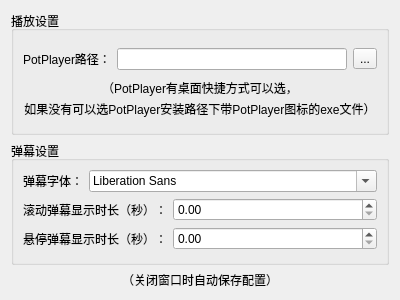
<?xml version="1.0" encoding="UTF-8"?>
<ui version="4.0">
 <class>SettingsDialog</class>
 <widget class="QDialog" name="SettingsDialog">
  <property name="geometry">
   <rect>
    <x>0</x>
    <y>0</y>
    <width>400</width>
    <height>300</height>
   </rect>
  </property>
  <property name="windowTitle">
   <string>设置</string>
  </property>
  <layout class="QVBoxLayout" name="verticalLayout">
   <item>
    <widget class="QGroupBox" name="groupBox">
     <property name="title">
      <string>播放设置</string>
     </property>
     <layout class="QVBoxLayout" name="verticalLayout_2">
      <property name="spacing">
       <number>6</number>
      </property>
      <property name="leftMargin">
       <number>9</number>
      </property>
      <item>
       <layout class="QHBoxLayout" name="horizontalLayout">
        <property name="topMargin">
         <number>5</number>
        </property>
        <item>
         <widget class="QLabel" name="label_4">
          <property name="sizePolicy">
           <sizepolicy hsizetype="Fixed" vsizetype="Fixed">
            <horstretch>0</horstretch>
            <verstretch>0</verstretch>
           </sizepolicy>
          </property>
          <property name="text">
           <string>PotPlayer路径：</string>
          </property>
          <property name="wordWrap">
           <bool>true</bool>
          </property>
         </widget>
        </item>
        <item>
         <widget class="QLineEdit" name="lineEdit_potplayerExcutable"/>
        </item>
        <item>
         <widget class="QToolButton" name="toolButton_potplayerExecutable">
          <property name="text">
           <string>...</string>
          </property>
         </widget>
        </item>
       </layout>
      </item>
      <item>
       <widget class="QLabel" name="label_3">
        <property name="sizePolicy">
         <sizepolicy hsizetype="Preferred" vsizetype="Fixed">
          <horstretch>0</horstretch>
          <verstretch>0</verstretch>
         </sizepolicy>
        </property>
        <property name="text">
         <string>&lt;html&gt;&lt;head/&gt;&lt;body&gt;&lt;p align=&quot;center&quot; style=&quot;line-height: 50%;&quot;&gt;（PotPlayer有桌面快捷方式可以选，&lt;/p&gt;&lt;p align=&quot;center&quot;&gt;如果没有可以选PotPlayer安装路径下带PotPlayer图标的exe文件）&lt;/p&gt;&lt;/body&gt;&lt;/html&gt;</string>
        </property>
       </widget>
      </item>
     </layout>
    </widget>
   </item>
   <item>
    <widget class="QGroupBox" name="groupBox_2">
     <property name="title">
      <string>弹幕设置</string>
     </property>
     <layout class="QVBoxLayout" name="verticalLayout_3">
      <item>
       <layout class="QHBoxLayout" name="horizontalLayout_2">
        <item>
         <widget class="QLabel" name="label">
          <property name="sizePolicy">
           <sizepolicy hsizetype="Fixed" vsizetype="Preferred">
            <horstretch>0</horstretch>
            <verstretch>0</verstretch>
           </sizepolicy>
          </property>
          <property name="text">
           <string>弹幕字体：</string>
          </property>
         </widget>
        </item>
        <item>
         <widget class="QFontComboBox" name="fontComboBox_danmakuFont"/>
        </item>
       </layout>
      </item>
      <item>
       <layout class="QHBoxLayout" name="horizontalLayout_3">
        <item>
         <widget class="QLabel" name="label_5">
          <property name="sizePolicy">
           <sizepolicy hsizetype="Fixed" vsizetype="Preferred">
            <horstretch>0</horstretch>
            <verstretch>0</verstretch>
           </sizepolicy>
          </property>
          <property name="text">
           <string>滚动弹幕显示时长（秒）：</string>
          </property>
         </widget>
        </item>
        <item>
         <widget class="QDoubleSpinBox" name="doubleSpinBox_scrollTime"/>
        </item>
       </layout>
      </item>
      <item>
       <layout class="QHBoxLayout" name="horizontalLayout_4">
        <item>
         <widget class="QLabel" name="label_6">
          <property name="sizePolicy">
           <sizepolicy hsizetype="Fixed" vsizetype="Preferred">
            <horstretch>0</horstretch>
            <verstretch>0</verstretch>
           </sizepolicy>
          </property>
          <property name="text">
           <string>悬停弹幕显示时长（秒）：</string>
          </property>
         </widget>
        </item>
        <item>
         <widget class="QDoubleSpinBox" name="doubleSpinBox_stillTime"/>
        </item>
       </layout>
      </item>
     </layout>
    </widget>
   </item>
   <item alignment="Qt::AlignHCenter">
    <widget class="QLabel" name="label_2">
     <property name="sizePolicy">
      <sizepolicy hsizetype="Preferred" vsizetype="Fixed">
       <horstretch>0</horstretch>
       <verstretch>0</verstretch>
      </sizepolicy>
     </property>
     <property name="text">
      <string>（关闭窗口时自动保存配置）</string>
     </property>
    </widget>
   </item>
  </layout>
 </widget>
 <resources/>
 <connections/>
 <slots>
  <slot>selectPotplayerExcutable()</slot>
 </slots>
</ui>
